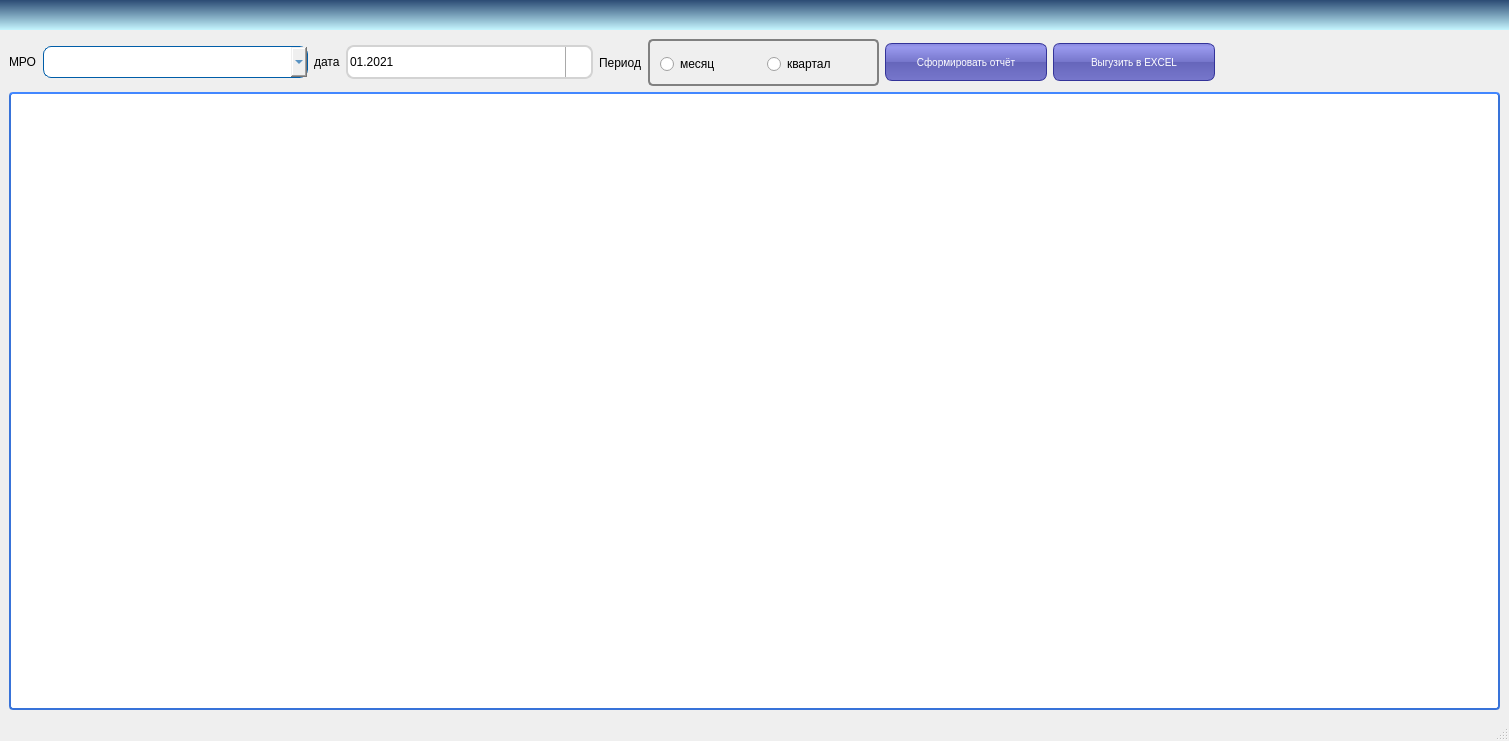
<?xml version="1.0" encoding="UTF-8"?>
<ui version="4.0">
 <class>juristFrm</class>
 <widget class="QMainWindow" name="juristFrm">
  <property name="geometry">
   <rect>
    <x>0</x>
    <y>0</y>
    <width>1509</width>
    <height>741</height>
   </rect>
  </property>
  <property name="sizePolicy">
   <sizepolicy hsizetype="Maximum" vsizetype="Maximum">
    <horstretch>0</horstretch>
    <verstretch>0</verstretch>
   </sizepolicy>
  </property>
  <property name="maximumSize">
   <size>
    <width>16777204</width>
    <height>16777211</height>
   </size>
  </property>
  <property name="windowTitle">
   <string>juristFrm</string>
  </property>
  <property name="layoutDirection">
   <enum>Qt::LeftToRight</enum>
  </property>
  <property name="styleSheet">
   <string notr="true">QHeaderView {
    background-color: #fff;
    font-size:11px;
}
QHeaderView::section:horizontal {
    color: #fff;
    border-style: solid;
    background-color: qlineargradient( x1: 0, y1: 0, x2: 0, y2: 1,
                                        stop: 0 #4287ff, stop: 1 #356ccc);
 }
QTableView {
    border: 2px solid #3873d9;
    border-top-color: #4287ff;
    border-radius: 4px;
    background-color: #fff;
    background-image: url(:/img/other/background.png);
    gridline-color: #777;
    selection-background-color: royalblue;
    color:#333;
    font-size:11px;
 }

QScrollBar:vertical {
     background: #e4e4e4;
     border-top-right-radius: 4px;
     border-bottom-right-radius: 4px;
     width: 12px;
     margin: 0px;
 }
 QScrollBar::handle:vertical {
    background-color: qlineargradient( x1: 0, y1: 0, x2: 1, y2: 0,
                                    stop: 0 #4287ff, stop: 1 #356ccc);
     border-radius: 4px;
     min-height: 20px;
     margin: 0px 2px 0px 2px;
 }
 QScrollBar::add-line:vertical {
     background: none;
     height: 0px;
     subcontrol-position: right;
     subcontrol-origin: margin;
 }
 QScrollBar::sub-line:vertical {
     background: none;
     height: 0px;
     subcontrol-position: left;
     subcontrol-origin: margin;
 }
QMenuBar {
background: qlineargradient(x1:0, y1:0, x2:0, y2:1, stop:0 rgb(43, 75, 116), stop:1 rgb(197, 245, 254));
min-width: 30px;
 min-height: 30px;
 }
QMenuBar::item {
     spacing: 3px; /* интервал между пунктами меню */
     padding: 1px 4px;
     background: transparent;
     border-radius: 4px;
height:20px;
 }

 QMenuBar::item:selected { /* когда выделено с помощью мыши или клавиатуры */
     background: #a8a8a8;
 }

 QMenuBar::item:pressed {
     background: #888888;
 }
QMenu {
                     background-color:rgb(89,87,87);
                     border: 3px solid rgb(235,110,36);
                     }
                 QMenu::item {                    
                     font-size: 10pt; 
                     color: rgb(225,225,225);
                     border: 3px solid rgb(60,60,60);   
                     background-color:rgb(89,87,87);
                     padding:16px 16px; 
                     margin:2px 2px;
                      }
                QMenu::item:selected {
                     background-color:rgb(235,110,36);
                     }
                 QMenu::item:pressed {
                                           border: 1px solid rgb(60,60,61); 
                                           background-color: rgb(220,80,6);
                                       }
</string>
  </property>
  <property name="toolButtonStyle">
   <enum>Qt::ToolButtonTextUnderIcon</enum>
  </property>
  <widget class="QWidget" name="centralwidget">
   <layout class="QGridLayout" name="gridLayout_5">
    <item row="0" column="3">
     <widget class="QPushButton" name="pushButton_Report">
      <property name="sizePolicy">
       <sizepolicy hsizetype="Maximum" vsizetype="Maximum">
        <horstretch>0</horstretch>
        <verstretch>0</verstretch>
       </sizepolicy>
      </property>
      <property name="styleSheet">
       <string notr="true">QPushButton {
color: white;
background-color: QLinearGradient( x1: 0, y1: 0, x2: 0, y2: 1, stop: 0 #88d, stop: 0.1 #99e, stop: 0.49 #77c, stop: 0.5 #66b, stop: 1 #77c);
border-width: 1px;
border-color: #339;
border-style: solid;
border-radius: 7;
padding: 3px;
font-size: 10px;
padding-left: 5px;
padding-right: 5px;
min-width: 150px;
max-width: 150px;
min-height: 30px;
max-height: 30px;
}
</string>
      </property>
      <property name="text">
       <string>Сформировать отчёт</string>
      </property>
      <property name="flat">
       <bool>true</bool>
      </property>
     </widget>
    </item>
    <item row="0" column="1">
     <layout class="QGridLayout" name="gridLayout_2">
      <item row="0" column="0">
       <widget class="QLabel" name="label_Data">
        <property name="sizePolicy">
         <sizepolicy hsizetype="Maximum" vsizetype="Maximum">
          <horstretch>0</horstretch>
          <verstretch>0</verstretch>
         </sizepolicy>
        </property>
        <property name="text">
         <string>дата</string>
        </property>
       </widget>
      </item>
      <item row="0" column="1">
       <widget class="QDateEdit" name="dateEdit">
        <property name="enabled">
         <bool>true</bool>
        </property>
        <property name="sizePolicy">
         <sizepolicy hsizetype="Maximum" vsizetype="Maximum">
          <horstretch>0</horstretch>
          <verstretch>0</verstretch>
         </sizepolicy>
        </property>
        <property name="maximumSize">
         <size>
          <width>16777213</width>
          <height>16777214</height>
         </size>
        </property>
        <property name="styleSheet">
         <string notr="true">QDateEdit {
	border: 2px solid lightgray;
	border-radius: 8px;
	height: 30px;
}

QDateEdit::drop-down {
	subcontrol-origin: padding;
	subcontrol-position: top right;
	width: 25px;

	border-left-width: 1px;
	border-left-color: darkgray;
	border-left-style: solid;
	border-top-right-radius: 3px;
	border-bottom-right-radius: 3px;
}

QDateEdit::down-arrow {
	image: url(Icons/combobox_down_arrow1.png);
}

QDateEdit::drop-down:hover {
	/* Does this work with QDateEdit??? */
	background-color: qlineargradient(x1: 0, y1: 0, x2: 0, y2: 1, stop: 0 #d8d7d7, stop: 1 #e9e9e9);
}
</string>
        </property>
        <property name="frame">
         <bool>true</bool>
        </property>
        <property name="buttonSymbols">
         <enum>QAbstractSpinBox::NoButtons</enum>
        </property>
        <property name="showGroupSeparator" stdset="0">
         <bool>true</bool>
        </property>
        <property name="dateTime">
         <datetime>
          <hour>0</hour>
          <minute>0</minute>
          <second>0</second>
          <year>2021</year>
          <month>1</month>
          <day>1</day>
         </datetime>
        </property>
        <property name="currentSection">
         <enum>QDateTimeEdit::MonthSection</enum>
        </property>
        <property name="displayFormat">
         <string>MM.yyyy</string>
        </property>
        <property name="calendarPopup">
         <bool>true</bool>
        </property>
       </widget>
      </item>
     </layout>
    </item>
    <item row="0" column="0">
     <layout class="QGridLayout" name="gridLayout_4">
      <item row="0" column="0">
       <widget class="QLabel" name="label_Mro">
        <property name="sizePolicy">
         <sizepolicy hsizetype="Maximum" vsizetype="Maximum">
          <horstretch>0</horstretch>
          <verstretch>0</verstretch>
         </sizepolicy>
        </property>
        <property name="layoutDirection">
         <enum>Qt::LeftToRight</enum>
        </property>
        <property name="autoFillBackground">
         <bool>false</bool>
        </property>
        <property name="styleSheet">
         <string notr="true"/>
        </property>
        <property name="frameShadow">
         <enum>QFrame::Sunken</enum>
        </property>
        <property name="text">
         <string>МРО</string>
        </property>
        <property name="alignment">
         <set>Qt::AlignJustify|Qt::AlignVCenter</set>
        </property>
       </widget>
      </item>
      <item row="0" column="1">
       <widget class="QComboBox" name="comboBox">
        <property name="sizePolicy">
         <sizepolicy hsizetype="Maximum" vsizetype="Fixed">
          <horstretch>0</horstretch>
          <verstretch>0</verstretch>
         </sizepolicy>
        </property>
        <property name="maximumSize">
         <size>
          <width>16777215</width>
          <height>16777205</height>
         </size>
        </property>
        <property name="autoFillBackground">
         <bool>false</bool>
        </property>
        <property name="styleSheet">
         <string notr="true">QComboBox {
   background: qlineargradient(
   x1:0, y1:0, x2:0, y2:1,
   stop:0 #f9f9f9,
   stop: 0.5 #c6c6c6,
   stop: 0.6 #dfdfdf,
   stop:1 #f9f9f9 );
   border-style: solid;
   border-width: 1px;
   border-color: rgb(0, 93, 168);
   border-radius: 8px;
   color: rgb(0, 93, 168);
   min-width: 230px;
   min-height: 30px;
   padding-left: 15px;
}
QComboBox:on {
   border-radius: 30px;
   background:transparent;
}
QComboBox::drop-down {
   image: url(Icons/combobox_down_arrow1.png);
   subcontrol-position: center right;
   margin-right: 10px;
}
QComboBox QAbstractItemView::item {
   padding: 10px 10px 10px 10px;
}
QComboBox QAbstractItemView {
   color: rgb(0, 93, 168);
   background: transparent;
}
QComboBox QListView::item {
   background: qradialgradient(
   cx: 0.5, cy: -1.6, fx: 0.5, fy: 0,
   radius: 2,
   stop: 0 #C4C4C4,
   stop: 1 #DBDBDB );
   border-style: solid;
   border-width: 1px;
   border-color: rgb(0, 93, 168);
   border-radius: 20px;
}</string>
        </property>
        <property name="editable">
         <bool>false</bool>
        </property>
       </widget>
      </item>
     </layout>
    </item>
    <item row="0" column="5">
     <layout class="QHBoxLayout" name="horizontalLayout"/>
    </item>
    <item row="0" column="2">
     <layout class="QGridLayout" name="gridLayout_3">
      <item row="0" column="0">
       <widget class="QLabel" name="label_Period">
        <property name="sizePolicy">
         <sizepolicy hsizetype="Maximum" vsizetype="Maximum">
          <horstretch>0</horstretch>
          <verstretch>0</verstretch>
         </sizepolicy>
        </property>
        <property name="maximumSize">
         <size>
          <width>16777215</width>
          <height>16777211</height>
         </size>
        </property>
        <property name="text">
         <string>Период</string>
        </property>
       </widget>
      </item>
      <item row="0" column="1">
       <widget class="QGroupBox" name="groupBox">
        <property name="sizePolicy">
         <sizepolicy hsizetype="Minimum" vsizetype="Minimum">
          <horstretch>0</horstretch>
          <verstretch>0</verstretch>
         </sizepolicy>
        </property>
        <property name="maximumSize">
         <size>
          <width>16777215</width>
          <height>16777211</height>
         </size>
        </property>
        <property name="styleSheet">
         <string notr="true">QGroupBox {
    background-color: qlineargradient(x1: 0, y1: 0, x2: 0, y2: 1,
                                      stop: 0 #E0E0E0, stop: 1 #FFFFFF);
    border: 2px solid gray;
    border-radius: 5px;
    margin-top: 1ex; /* leave space at the top for the title */
}

QGroupBox::title {
    subcontrol-origin: margin;
    subcontrol-position: top center; /* position at the top center */
    padding: 0 3px;
    background-color: qlineargradient(x1: 0, y1: 0, x2: 0, y2: 1,
                                      stop: 0 #FFOECE, stop: 1 #FFFFFF);
}

</string>
        </property>
        <property name="title">
         <string/>
        </property>
        <layout class="QGridLayout" name="gridLayout">
         <item row="0" column="1">
          <widget class="QRadioButton" name="radioButton_2">
           <property name="styleSheet">
            <string notr="true">QGroupBox {
    background-color: qlineargradient(x1: 0, y1: 0, x2: 0, y2: 1,
                                      stop: 0 #E0E0E0, stop: 1 #FFFFFF);
    border: 2px solid gray;
    border-radius: 5px;
    margin-top: 1ex; /* leave space at the top for the title */
}

QGroupBox::title {
    subcontrol-origin: margin;
    subcontrol-position: top center; /* position at the top center */
    padding: 0 3px;
    background-color: qlineargradient(x1: 0, y1: 0, x2: 0, y2: 1,
                                      stop: 0 #FFOECE, stop: 1 #FFFFFF);
}

</string>
           </property>
           <property name="text">
            <string>квартал</string>
           </property>
          </widget>
         </item>
         <item row="0" column="0">
          <widget class="QRadioButton" name="radioButton">
           <property name="text">
            <string>месяц</string>
           </property>
          </widget>
         </item>
        </layout>
       </widget>
      </item>
     </layout>
    </item>
    <item row="0" column="4">
     <widget class="QPushButton" name="pushButton_Excel">
      <property name="styleSheet">
       <string notr="true">QPushButton {
color: white;
background-color: QLinearGradient( x1: 0, y1: 0, x2: 0, y2: 1, stop: 0 #88d, stop: 0.1 #99e, stop: 0.49 #77c, stop: 0.5 #66b, stop: 1 #77c);
border-width: 1px;
border-color: #339;
border-style: solid;
border-radius: 7;
padding: 3px;
font-size: 10px;
padding-left: 5px;
padding-right: 5px;
min-width: 150px;
max-width: 150px;
min-height: 30px;
max-height: 30px;
}
</string>
      </property>
      <property name="text">
       <string>Выгузить в EXCEL</string>
      </property>
     </widget>
    </item>
    <item row="1" column="0" colspan="6">
     <widget class="QTableView" name="tableView"/>
    </item>
   </layout>
  </widget>
  <widget class="QMenuBar" name="menubar">
   <property name="geometry">
    <rect>
     <x>0</x>
     <y>0</y>
     <width>1509</width>
     <height>33</height>
    </rect>
   </property>
  </widget>
  <widget class="QStatusBar" name="statusbar"/>
 </widget>
 <resources/>
 <connections/>
</ui>
